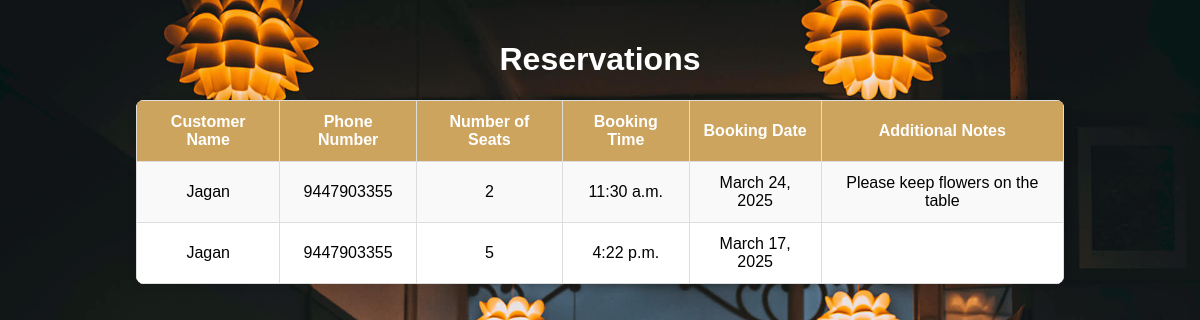
/restaurant_reservation_view (signed in), run on the app's committed database.
### RestaurantApp/models.py (models this page shows)
class Table(models.Model):
    user_id=models.ForeignKey('Users',on_delete=models.CASCADE)
    restaurant_id=models.ForeignKey('Restaurants',on_delete=models.CASCADE)
    number_of_people=models.IntegerField()
    rdate=models.DateField()
    rtime=models.TimeField()
    notes=models.TextField()

class Users(models.Model):
    name=models.CharField(max_length=100)
    contact=models.CharField(max_length=15)
    login_id=models.OneToOneField('Login',on_delete=models.CASCADE, related_name='users')

### RestaurantApp/views.py (the view)
# urls.py: path('restaurant_reservation_view',views.restaurant_reservation_view,name='restaurant_reservation_view'),
def restaurant_reservation_view(request):
    res_id=request.session.get('restaurant_id')
    if not res_id:
        return redirect('index')
    reservation=get_object_or_404(Restaurants,login_id=res_id)
    reservations = Table.objects.filter(restaurant_id=reservation).order_by('-rdate', '-rtime')
    return render(request,'restaraunt_reservation_view.html',{'details':reservations})

### RestaurantApp/templates/restaraunt_reservation_view.html (shortened to what this page needs)
{% load static %}
<!DOCTYPE html>
<html lang="en">
<head>
</head>
<body>
    <h1 style="color: white;">Reservations</h1>
    <table>
        <tr>
            <th>Customer Name</th>
            <th>Phone Number</th>
            <th>Number of Seats</th>
            <th>Booking Time</th>
            <th>Booking Date</th>
            <th>Additional Notes</th>
        </tr>
        {% for a in details %}
        <tr>
            <td>{{a.user_id.name}}</td>
            <td>{{a.user_id.contact}}</td>
            <td>{{a.number_of_people}}</td>
            <td>{{a.rtime}}</td>
            <td>{{a.rdate}}</td>
            <td>{{a.notes}}</td>
        </tr>
        {% endfor %}
    </table>
</body>
</html>

### RestaurantApp/templates/restaraunt_reservation_view.html (style rules this page uses)
body { font-family: Arial, sans-serif; background-image: url('static/bg.jpg'); background-position:center ; background-size: cover; background-attachment: fixed; margin: 0; padding: 20px; text-align: center; }
table { width: 80%; margin: 20px auto; border-collapse: collapse; background-color: white; box-shadow: 0 0 10px rgba(0, 0, 0, 0.1); border-radius: 8px; overflow: hidden; }
th, td { padding: 12px; border: 1px solid #ddd; text-align: center; color: black ; }
th { background-color: #cda45e; color: white; font-weight: bold; }
tr:nth-child(even) { background-color: #f9f9f9; }

### data on the page
Table: user_id.name "Jagan", user_id.contact "9447903355", number_of_people "2", rtime "11:30 a.m.", rdate "March 24, 2025", notes "Please keep flowers on the table"
Table: user_id.name "Jagan", user_id.contact "9447903355", number_of_people "5", rtime "4:22 p.m.", rdate "March 17, 2025"
